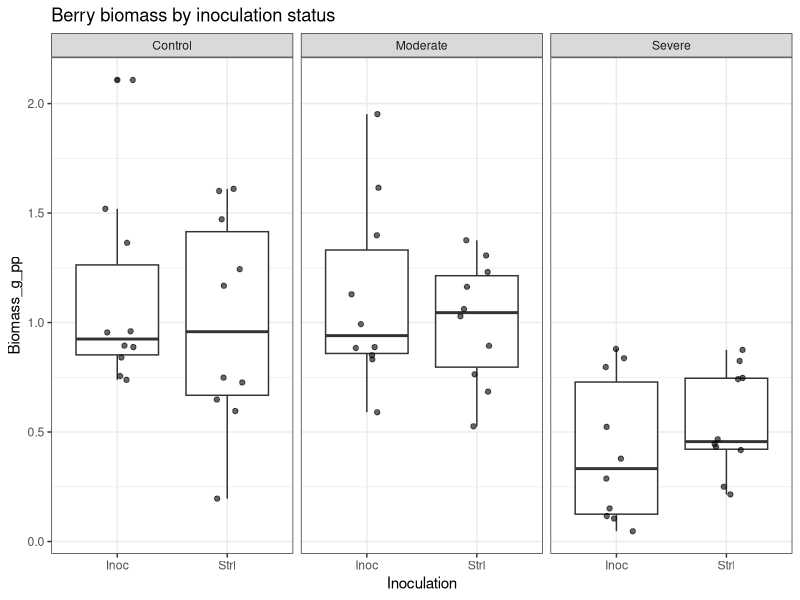
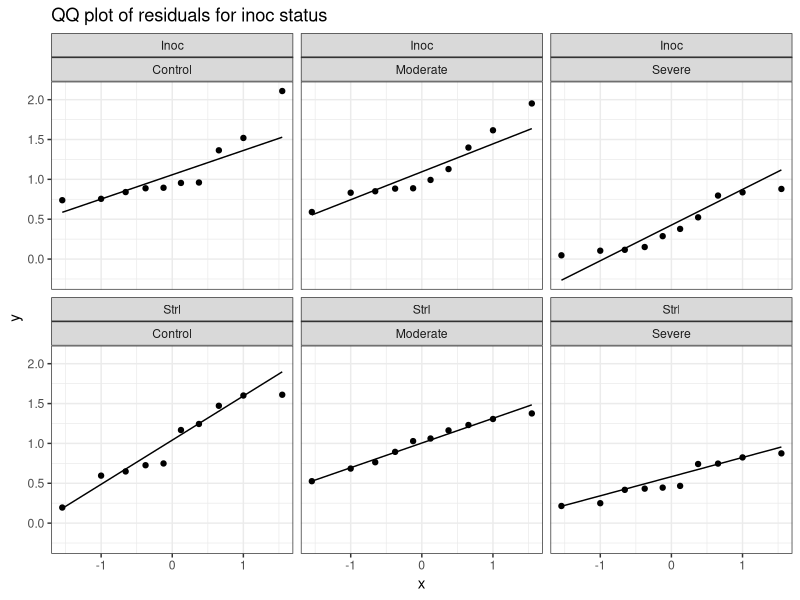

The R source for these figures, in order: (Note: this script raises an error after producing the figures.)
## ---- chunk 1
knitr::opts_chunk$set(echo = TRUE)
## ---- chunk 2

library(tidyverse)
library(broom)
library(knitr)
library(dplyr)
## ---- chunk 3
# Loading in data to explore
berries <- read.csv("../Biomass/Berry_Weights.csv")

berries <- berries %>%
  mutate(
    Inoculation = factor(Inoculation),
    Polyculture = factor(Polyculture),
    Group = interaction(Inoculation, Polyculture, sep = "_")
  )

# Adding a column for continuous water weights: based on the assumption that the emitters are 2 gal/hr 

berries <- berries %>%
  mutate(
    Water_gal_per_wk = case_when(
      Water == "Control"  ~ 48,
      Water == "Moderate" ~ 32,
      Water == "Severe"   ~ 16,
      TRUE ~ NA_real_
    )
  )

## ---- chunk 4
# Check of distributions
ggplot(berries, aes(x = Inoculation, y = Biomass_g_pp)) +
  geom_boxplot() +
  geom_jitter(width = 0.15, alpha = 0.6) +
  facet_wrap(~ Water) +
  theme_bw() +
  ggtitle("Berry biomass by inoculation status")

# Q–Q plots of residuals
ggplot(berries, aes(sample = Biomass_g_pp)) +
  stat_qq() +
  stat_qq_line() +
  facet_wrap(~ Inoculation + Water) +
  theme_bw() +
  ggtitle("QQ plot of residuals for inoc status")

## ---- chunk 5

# Load + clean
berries <- berries %>%
  mutate(
    Inoculation = factor(Inoculation, levels = c("Strl", "Inoc")),
    Polyculture = factor(Polyculture, levels = c("Mono", "Inter")),
    Water = factor(Water, levels = c("Control", "Moderate", "Severe"))
  ) %>%
  filter(!is.na(Biomass_g_pp))

# Descriptive statistics
desc_stats <- function(x) {
  tibble(
    n      = sum(!is.na(x)),
    mean   = mean(x, na.rm = TRUE),
    sd     = sd(x, na.rm = TRUE),
    se     = sd(x, na.rm = TRUE) / sqrt(sum(!is.na(x))),
    median = median(x, na.rm = TRUE),
    q25    = quantile(x, 0.25, na.rm = TRUE, names = FALSE),
    q75    = quantile(x, 0.75, na.rm = TRUE, names = FALSE),
    iqr    = IQR(x, na.rm = TRUE),
    min    = min(x, na.rm = TRUE),
    max    = max(x, na.rm = TRUE)
  )
}

# Each of the 4 treatments within each Water level
summary_4treat_by_water <- berries %>%
  group_by(Water, Inoculation, Polyculture) %>%
  summarise(desc_stats(Biomass_g_pp), .groups = "drop")

# Inoculation only (fold inter/mono together), within each Water
summary_inoc_by_water <- berries %>%
  group_by(Water, Inoculation) %>%
  summarise(desc_stats(Biomass_g_pp), .groups = "drop")

# Polyculture only (fold inoc/strl together), within each Water
summary_poly_by_water <- berries %>%
  group_by(Water, Polyculture) %>%
  summarise(desc_stats(Biomass_g_pp), .groups = "drop")

# Oerall summaries across Water (all data)
summary_4treat_overall <- berries %>%
  group_by(Inoculation, Polyculture) %>%
  summarise(desc_stats(Biomass_g_pp), .groups = "drop")

summary_inoc_overall <- berries %>%
  group_by(Inoculation) %>%
  summarise(desc_stats(Biomass_g_pp), .groups = "drop")

summary_poly_overall <- berries %>%
  group_by(Polyculture) %>%
  summarise(desc_stats(Biomass_g_pp), .groups = "drop")


# Looking at them as tables
summary_4treat_by_water
summary_inoc_by_water
summary_poly_by_water

# Saving these as csvs

write.csv(summary_4treat_by_water,
          file.path(("../Biomass/Berries"), "summary_4treat_by_water.csv"),
          row.names = FALSE)

write.csv(summary_inoc_by_water,
          file.path(("../Biomass/Berries"), "summary_inoc_by_water.csv"),
          row.names = FALSE)

write.csv(summary_poly_by_water,
          file.path(("../Biomass/Berries"), "summary_poly_by_water.csv"),
          row.names = FALSE)

write.csv(summary_4treat_overall,
          file.path(("../Biomass/Berries"), "summary_4treat_overall.csv"),
          row.names = FALSE)

write.csv(summary_inoc_overall,
          file.path(("../Biomass/Berries"), "summary_inoc_overall.csv"),
          row.names = FALSE)

write.csv(summary_poly_overall,
          file.path(("../Biomass/Berries"), "summary_poly_overall.csv"),
          row.names = FALSE)


## ---- chunk 6
# These statistics were Chat GPT and should be verified

# P-VALUES: Simple comparisons within each Water ----
# Welch t-tests are robust to unequal variances (default in t.test)

# a) Inoculation effect within each Water (folding Polyculture)
ttest_inoc_within_water <- berries %>%
  group_by(Water) %>%
  do(tidy(t.test(Biomass_g_pp ~ Inoculation, data = .))) %>%
  ungroup() %>%
  select(Water, estimate1, estimate2, statistic, p.value, conf.low, conf.high, method)

# b) Polyculture effect within each Water (folding Inoculation)
ttest_poly_within_water <- berries %>%
  group_by(Water) %>%
  do(tidy(t.test(Biomass_g_pp ~ Polyculture, data = .))) %>%
  ungroup() %>%
  select(Water, estimate1, estimate2, statistic, p.value, conf.low, conf.high, method)

# ---- 3-way factorial model (lets you test interactions) ----
# If your data are fairly normal-ish, this is a strong default.
fit_aov <- aov(Biomass_g_pp ~ Inoculation * Polyculture * Water, data = berries)
aov_table <- broom::tidy(fit_aov)

# ---- Optional: Nonparametric alternatives (in case assumptions are shaky) ----
# Wilcoxon rank-sum within each Water for Inoculation / Polyculture
wilcox_inoc_within_water <- berries %>%
  group_by(Water) %>%
  do(tidy(wilcox.test(Biomass_g_pp ~ Inoculation, data = ., exact = FALSE))) %>%
  ungroup() %>%
  select(Water, statistic, p.value, method)

wilcox_poly_within_water <- berries %>%
  group_by(Water) %>%
  do(tidy(wilcox.test(Biomass_g_pp ~ Polyculture, data = ., exact = FALSE))) %>%
  ungroup() %>%
  select(Water, statistic, p.value, method)

# Print these

ttest_inoc_within_water
ttest_poly_within_water

aov_table

# Saving as CSV

write.csv(ttest_inoc_within_water,
          file.path(("../Biomass/Berries/Stats"), "ttest_inoc_within_water.csv"),
          row.names = FALSE)

write.csv(ttest_poly_within_water,
          file.path(("../Biomass/Berries/Stats"), "ttest_poly_within_water.csv"),
          row.names = FALSE)

write.csv(aov_table,
          file.path(("../Biomass/Berries/Stats"), "anova_3way_table.csv"),
          row.names = FALSE)

write.csv(wilcox_inoc_within_water,
          file.path(("../Biomass/Berries/Stats"), "wilcox_inoc_within_water.csv"),
          row.names = FALSE)

write.csv(wilcox_poly_within_water,
          file.path(("../Biomass/Berries/Stats"), "wilcox_poly_within_water.csv"),
          row.names = FALSE)


## ---- chunk 7
an1 <- aov(Biomass_g_pp~Polyculture+Inoculation+Water, data= berries)
summary(an1)

an2 <- aov(Biomass_g_pp~Polyculture*Inoculation*Water, data= berries)
summary(an2)

lm2 <- lm(Biomass_g_pp~Polyculture*Inoculation*Water, data= berries)
summary(lm2)
